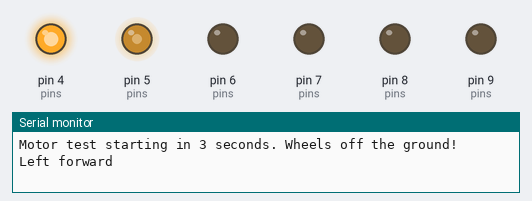
Recording of a sketch running on a simulated Arduino Uno, built with avr-gcc and run on an emulated ATmega328P. Shown: output pins drawn as LEDs (lit = HIGH), the last lines printed to the serial monitor.

Above: at 3.05 s.
At 4.65 s:
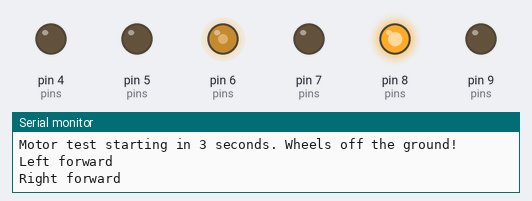
At 6.25 s:
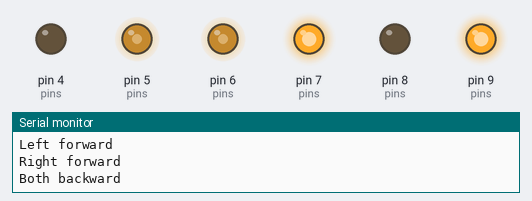
At 9.45 s:
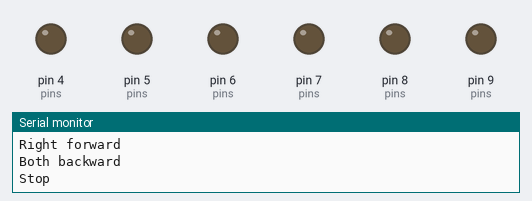
Timing chart, 0 to 11.5 s (numbered marks = the images above):
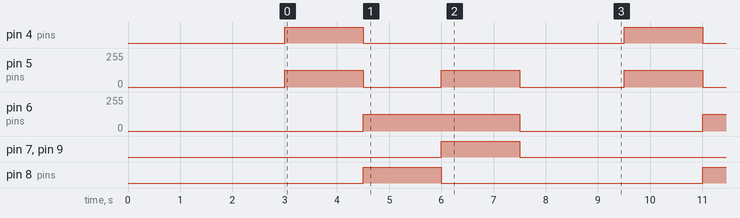

Measured:
- by itself, pin 4 (pins), pin 7 (pins), pin 8 (pins), pin 9 (pins): alternates HIGH for 1.5 s and LOW for 5.0 s
- by itself, pin 5 (pins): repeats every 6.5 s: 0/255 1.5 s, 127/255 1.5 s, 0/255 2.0 s, 127/255 1.5 s
- by itself, pin 6 (pins): alternates 127/255 for 3.0 s and 0/255 for 3.5 s

The sketch:

02_motor_test.ino
```cpp
// Step 3: Spin the motors.
//
// !!! WHEELS OFF THE GROUND (prop the robot up on a box) !!!
//
// Example hardware: dual H-bridge driver with PWM + two direction pins per motor.
// Update the pins to match docs/pin_map.md.
//
// Sequence (repeats): left forward, right forward, both backward, stop.
// If a wheel spins the wrong way, swap that motor's IN1/IN2 pins in code
// (or swap its two motor wires). Write down which fix you chose in pin_map.md.

// ----- Pins (match config.h) -----
const int L_PWM = 5, L_IN1 = 4, L_IN2 = 7;
const int R_PWM = 6, R_IN1 = 8, R_IN2 = 9;

void setMotor(int pwmPin, int in1, int in2, float speed) {
  // speed: -1.0 (full reverse) to +1.0 (full forward)
  speed = constrain(speed, -1.0, 1.0);
  digitalWrite(in1, speed > 0 ? HIGH : LOW);
  digitalWrite(in2, speed < 0 ? HIGH : LOW);
  analogWrite(pwmPin, (int)(fabs(speed) * 255));
}

void setup() {
  int pins[] = {L_PWM, L_IN1, L_IN2, R_PWM, R_IN1, R_IN2};
  for (int p : pins) pinMode(p, OUTPUT);
  Serial.begin(115200);
  Serial.println("Motor test starting in 3 seconds. Wheels off the ground!");
  delay(3000);
}

void loop() {
  Serial.println("Left forward");
  setMotor(L_PWM, L_IN1, L_IN2, 0.5);
  setMotor(R_PWM, R_IN1, R_IN2, 0.0);
  delay(1500);

  Serial.println("Right forward");
  setMotor(L_PWM, L_IN1, L_IN2, 0.0);
  setMotor(R_PWM, R_IN1, R_IN2, 0.5);
  delay(1500);

  Serial.println("Both backward");
  setMotor(L_PWM, L_IN1, L_IN2, -0.5);
  setMotor(R_PWM, R_IN1, R_IN2, -0.5);
  delay(1500);

  Serial.println("Stop");
  setMotor(L_PWM, L_IN1, L_IN2, 0.0);
  setMotor(R_PWM, R_IN1, R_IN2, 0.0);
  delay(2000);
}
```
